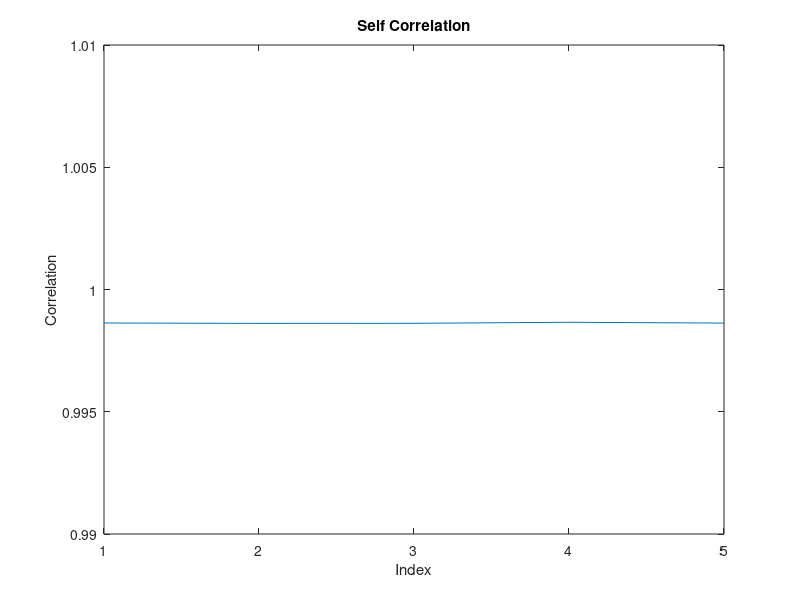

This chart was generated by the following MATLAB code:
%Self Correlation (identical page)
%Uniform distribution of random variables

%given values
lambdaF = 0.1;
lambdaL = 0.3;
lambdaM = 1.0;
lambdaO = 0.3;
lambdaA = 0;

xF = -100:100;
xL = -100:100;
xM = 200:1000;
xO = 0:100;
xA = -100:0;

xFmin = -100;
xFmax = 100;
xLmin = -100;
xLmax = 100;
xMmin = 200;
xMmax = 1000;
xOmin = 0;
xOmax = 100;
xAmin = -100;
xAmax = 0;

%initialize fixed values
fixedF = 0;
fixedL = 0;
fixedM = 0;

%do 5 times
for k = 1:5
    %PPN vector (consisting of 4096 integers)
    for j = 1:4096
        %set fixed value
        for i = 1:2

            randomF = (xFmax - xFmin) * rand + xFmin;
            randomL = (xLmax - xLmin) * rand + xLmin;
            randomM = (xMmax - xMmin) * rand + xMmin;
            randomO = (xOmax - xOmin) * rand + xOmin;
            randomA = (xAmax - xAmin) * rand + xAmin;

            if i == 1
                fixedF = randomF;
                fixedL = randomL;
                fixedM = randomM;
                ppn1(j,:) = lambdaF*fixedF + lambdaL*fixedL + lambdaM*fixedM + lambdaO*randomO + lambdaA*randomA;
            else
                ppn2(j,:) = lambdaF*fixedF + lambdaL*fixedL + lambdaM*fixedM + lambdaO*randomO + lambdaA*randomA;
            end
        end

    end
    
    selfCorr(k,:) = k;
    selfCorr(k,2) = corr(ppn1,ppn2);
    
    
end

%plot correlation
plot(selfCorr(:,1),selfCorr(:,2))
ylim([0.99 1.01])
xlabel('Index')
ylabel('Correlation')
title('Self Correlation')


